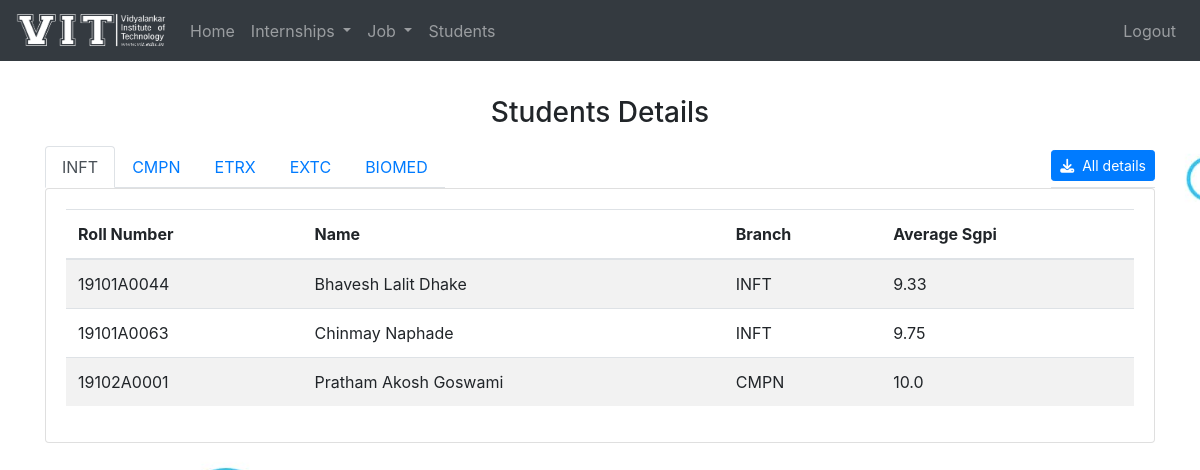
The app's page /placement_cell/student_details/ with its own data.
### DMS_Student/models.py (models this page shows, shortened)
class Student(models.Model):
    roll_no = models.CharField(primary_key=True ,max_length=20, null=False)
    phone = models.CharField(max_length=10, null=True)
    skills = models.TextField(max_length=500, null=False)
    age=models.IntegerField(validators=[MaxValueValidator(99)],null=True)
    gender=models.CharField(max_length=15,choices=sorted({
        ("Male","Male"),("Female","Female"),("Other","Other")
    }),null=True)
    branch=models.CharField(max_length=12,choices=sorted({
        ("INFT", "INFT"),("CMPN","CMPN"),("EXTC","EXTC"),("ETRX","ETRX"),("BIOM","BIOM")
    }),null=True)
    div=models.CharField(max_length=12,choices=sorted({
        ("A","A"),("B","B"),("C","C")
    }),null=True)
    corresponding_address=models.TextField(max_length=500,null=True)
    permanent_address=models.TextField(max_length=500,null=True)
    date_of_birth = models.DateField(null=True)
    gmail=models.EmailField(null=True)
    residence_phone= models.CharField(max_length=10, null=True)
    pan_card_no=models.CharField(max_length=10,null=True)
    aadhar_no=models.CharField(max_length=12,null=True)
    passport_no=models.CharField(max_length=9,null=True)
    year_of_graduation=models.CharField(max_length=4,null=True)
    disability=models.BooleanField(null=True)
    type_of_disability=models.CharField(max_length=100,null=True)
    father_name = models.CharField(max_length=50, null=True)
    mother_name=models.CharField(max_length=50,null=True)
    father_occupation=models.CharField(max_length=50,null=True)
    mother_occupation=models.CharField(max_length=50,null=True)
    co_curriculum_activities=models.CharField(max_length=100,null=True)
    extra_curriculum_activities=models.CharField(max_length=100,null=True)
    hobbies=models.CharField(max_length=150,null=True)
    profile_photo=models.ImageField(upload_to="profile/",null=True)
    resume=models.FileField(upload_to="Resume/",null=True)
    facebook=models.URLField(null=True)
    linkdin=models.URLField(null=True)
    github=models.URLField(null=True)
    other=models.CharField(max_length=150,null=True)
    is_email_verified=models.BooleanField(default=False,null=True)

class CurrEdu(models.Model):
    roll_no_curr = models.ForeignKey(Student ,on_delete=models.CASCADE)
    sgpi1 = models.CharField(max_length=4, default="NA")
    sgpi2 = models.CharField(max_length=4, default="NA")
    cgpa1 = models.CharField(max_length=4, default="NA")
    sgpi3 = models.CharField(max_length=4, default="NA")
    sgpi4 = models.CharField(max_length=4, default="NA")
    cgpa2 = models.CharField(max_length=4, default="NA")
    sgpi5 = models.CharField(max_length=4, default="NA")
    sgpi6 = models.CharField(max_length=4, default="NA")
    cgpa3 = models.CharField(max_length=4, default="NA")
    sgpi7 = models.CharField(max_length=4, default="NA")
    sgpi8 = models.CharField(max_length=4, default="NA")
    cgpa4 = models.CharField(max_length=4, default="NA")
    live_kt=models.CharField(max_length=15,null=True)
    dead_kt = models.CharField(max_length=15, null=True)
    drop=models.CharField(max_length=15,choices=sorted({
        ("0","0 year"),("1","1 year"),("2","2 years"),("3","3 years"),("4","4 years"),("5", "5 years")
    }),null=True)
    total_grade = models.FloatField(validators=[MaxValueValidator(100)], null=True, default=0)
    average_sgpi = models.FloatField(validators=[MaxValueValidator(10)], null=True, default=0)

### DMS_Placement_Cell/views.py (the view)
# urls.py: path("student_details/", views.student_details, name="student_details"),
def student_details(request):
    students = Student.objects.all()
    student_dict = {}
    for student in students:
        edu = Add_edu.objects.filter(roll_no=student)
        curr_edu = CurrEdu.objects.filter(roll_no_curr=student)
        certificate = Certificates.objects.filter(certificate_issued_to=student)
        experience = Add_exp.objects.filter(rollNo=student)
        user = User.objects.filter(username=student.roll_no)
        student_dict[student.roll_no] = [user, student, edu, curr_edu, certificate, experience]
    student_dict = sorted(student_dict.items())
    content = {'student_dict':student_dict}
    return render(request, 'placement/student_details.html', content)

### DMS_Student/templatetags/custom_tags.py (called while the page is built)
@register.filter(name='disability')
def disability(value):
    if value == True:
        text = 'yes'
    else:
        text = 'NA'
    return text

@register.simple_tag
def marks_to_percentage(marks, subject):
    try:
        percentage = int(marks)/int(subject)
    except:
        percentage=0
    return percentage

### DMS_Placement_Cell/templates/placement/student_details.html (shortened to what this page needs)
{% extends "placement/base.html" %}
{% load static %}
{% load custom_tags %}
{% block content %}
<h3 class="text-center mb-3">Students Details</h3>
<div class="d-flex m-0 p-0">
    <ul class="nav nav-tabs" id="myTab" role="tablist">
        <li class="nav-item">
            <a class="nav-link active" id="inft-tab" data-toggle="tab" href="#inft" role="tab" aria-controls="inft"
                aria-selected="true">INFT</a>
        </li>
        <li class="nav-item" >
            <a class="nav-link" id="cmpn-tab" data-toggle="tab" href="#cmpn" role="tab" aria-controls="cmpn"
                aria-selected="false">CMPN</a>
        </li>
        <li class="nav-item" >
            <a class="nav-link" id="etrx-tab" data-toggle="tab" href="#etrx" role="tab" aria-controls="etrx"
                aria-selected="false">ETRX</a>
        </li>
        <li class="nav-item" >
            <a class="nav-link" id="extc-tab" data-toggle="tab" href="#extc" role="tab" aria-controls="extc"
                aria-selected="false">EXTC</a>
        </li>
        <li class="nav-item" >
            <a class="nav-link" id="biomed-tab" data-toggle="tab" href="#biomed" role="tab" aria-controls="biomed"
                aria-selected="false">BIOMED</a>
        </li>
    </ul>
    <ul class="nav nav-tabs ml-auto">
        <li class="nav-item">
            <button style="margin-top: 0.3rem !important;" class="btn btn-primary btn-sm" onclick="job_xl_conv()"><i class="fas fa-download mr-2"></i>All details</button>
        </li>
    </ul>
</div>
<div class="tab-content profile-tab" id="myTabContent">
    <div class="tab-pane fade show active" id="job" role="tabpanel" aria-labelledby="profile-tab">
        <div class="card">
            <div class="card-body">
                <table class="table table-hover table-striped table-responsive-sm">
                    <thead>
                        <tr>
                            <th>Roll Number</th>
                            <th>Name</th>
                            <th>Branch</th>
                            <th>Average Sgpi</th>
                        </tr>
                    </thead>
                    <tbody>
                        {% for roll_no, details in student_dict %}
                        <tr onclick=" window.location.href='/placement_cell/displayProfile/{{ roll_no }}/'">
                            <td>{{details.0.0.username}}</td>
                            <td>{{details.0.0.first_name}}</td>
                            <td>{{details.1.branch}}</td>
                            <td>{{details.3.0.average_sgpi}}</td>
                        </tr>
                        {% endfor %}
                    </tbody>
                </table>
            </div>
        </div>
    </div>
</div>
{% endblock %}

### static/css/base.css (style rules this page uses)
body { background-image:url('../images/indeximage.jpg'); background-repeat:no-repeat; background-size:cover; background-attachment:fixed; scroll-behavior: smooth; }

### records on screen
Student: username "19101A0044", first_name "Bhavesh Lalit Dhake", branch "INFT", average_sgpi "9.33"
Student: username "19101A0063", first_name "Chinmay Naphade", branch "INFT", average_sgpi "9.75"
Student: username "19102A0001", first_name "Pratham Akosh Goswami", branch "CMPN", average_sgpi "10.0"
